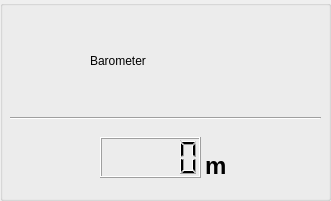
     <widget class="QGroupBox" name="groupBox_8">
      <property name="geometry">
       <rect>
        <x>890</x>
        <y>650</y>
        <width>331</width>
        <height>201</height>
       </rect>
      </property>
      <property name="title">
       <string/>
      </property>
      <widget class="QLabel" name="pitch_roll_graph_label_3">
       <property name="geometry">
        <rect>
         <x>20</x>
         <y>40</y>
         <width>51</width>
         <height>51</height>
        </rect>
       </property>
       <property name="text">
        <string/>
       </property>
       <property name="pixmap">
        <pixmap>barometer_sensor.png</pixmap>
       </property>
       <property name="scaledContents">
        <bool>true</bool>
       </property>
      </widget>
      <widget class="QLabel" name="barometer_sensor_text">
       <property name="geometry">
        <rect>
         <x>90</x>
         <y>40</y>
         <width>171</width>
         <height>41</height>
        </rect>
       </property>
       <property name="styleSheet">
        <string notr="true"/>
       </property>
       <property name="text">
        <string>Barometer</string>
       </property>
      </widget>
      <widget class="QLCDNumber" name="total_esc_lcd_3">
       <property name="geometry">
        <rect>
         <x>100</x>
         <y>137</y>
         <width>101</width>
         <height>41</height>
        </rect>
       </property>
       <property name="digitCount">
        <number>5</number>
       </property>
       <property name="value" stdset="0">
        <double>0.000000000000000</double>
       </property>
       <property name="intValue" stdset="0">
        <number>0</number>
       </property>
      </widget>
      <widget class="QLabel" name="sensor_verileri_title_33">
       <property name="geometry">
        <rect>
         <x>205</x>
         <y>145</y>
         <width>171</width>
         <height>41</height>
        </rect>
       </property>
       <property name="styleSheet">
        <string notr="true">QLabel
{
	font-family: Arial;
	font-style: normal;
	font-size: 18pt;
	font-weight: bold;
}</string>
       </property>
       <property name="text">
        <string>m</string>
       </property>
      </widget>
      <widget class="Line" name="line_6">
       <property name="geometry">
        <rect>
         <x>10</x>
         <y>110</y>
         <width>311</width>
         <height>16</height>
        </rect>
       </property>
       <property name="orientation">
        <enum>Qt::Horizontal</enum>
       </property>
      </widget>
     </widget>
